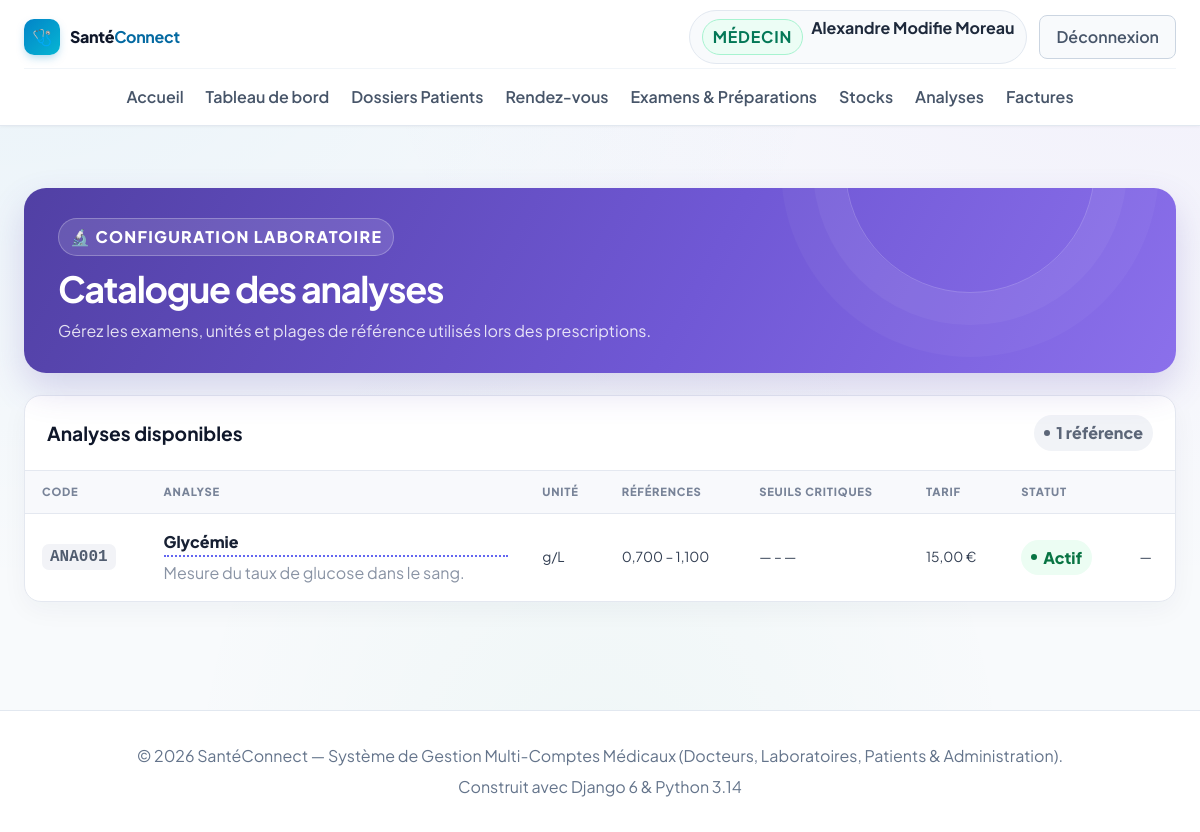
/laboratoire/catalogue/ (signed in), run on the app's committed database.
### accounts/models.py (models this page shows, shortened)
class User(AbstractUser):
    class Role(models.TextChoices):
        ADMIN = 'ADMIN', 'Administrateur'
        DOCTEUR = 'DOCTEUR', 'Médecin'
        LABORATOIRE = 'LABORATOIRE', 'Laborantin'
        PATIENT = 'PATIENT', 'Patient'
    role = models.CharField(
        max_length=20,
        choices=Role.choices,
        default=Role.PATIENT,
        verbose_name="Rôle utilisateur"
    )
    phone = models.CharField(max_length=25, blank=True, null=True, verbose_name="Téléphone")
    address = models.CharField(max_length=255, blank=True, null=True, verbose_name="Adresse")
    city = models.CharField(max_length=100, blank=True, null=True, verbose_name="Ville")
    is_verified = models.BooleanField(
        default=False,
        verbose_name="Compte certifié / validé",
        help_text="Coché par l'administrateur pour valider l'activité d'un docteur ou laboratoire."
    )
    objects = CustomUserManager()
    class Meta:
        verbose_name = "Utilisateur"
        verbose_name_plural = "Tous les Utilisateurs"
    @property
    def is_doctor(self):
        return self.role == self.Role.DOCTEUR
    @property
    def is_laboratory(self):
        return self.role == self.Role.LABORATOIRE
    @property
    def is_patient(self):
        return self.role == self.Role.PATIENT
    @property
    def is_admin_user(self):
        return self.role == self.Role.ADMIN or self.is_superuser

### laboratoire/models.py (models this page shows, shortened)
class TypeAnalyse(models.Model):
    class TypeEchantillon(models.TextChoices):
        SANG = "SANG", "Sang"
        URINE = "URINE", "Urine"
        AUTRE = "AUTRE", "Autre"
    code = models.CharField("Code", max_length=30, unique=True)
    nom = models.CharField("Nom", max_length=150)
    description = models.TextField("Description", blank=True)
    unite = models.CharField("Unité", max_length=30, blank=True)
    type_echantillon = models.CharField(
        "Type d’échantillon",
        max_length=10,
        choices=TypeEchantillon.choices,
        default=TypeEchantillon.SANG,
    )
    valeur_reference_min = models.DecimalField(
        "Valeur de référence minimale", max_digits=12, decimal_places=3,
        null=True, blank=True,
    )
    valeur_reference_max = models.DecimalField(
        "Valeur de référence maximale", max_digits=12, decimal_places=3,
        null=True, blank=True,
    )
    seuil_critique_bas = models.DecimalField(
        "Seuil critique bas", max_digits=12, decimal_places=3,
        null=True, blank=True,
    )
    seuil_critique_haut = models.DecimalField(
        "Seuil critique haut", max_digits=12, decimal_places=3,
        null=True, blank=True,
    )
    tarif = models.DecimalField(
        "Tarif", max_digits=9, decimal_places=2, null=True, blank=True,
        validators=[MinValueValidator(0)],
    )
    actif = models.BooleanField("Actif", default=True)
    class Meta:
        ordering = ["nom"]
        verbose_name = "Type d’analyse"
        verbose_name_plural = "Types d’analyses"

### laboratoire/views.py (the view)
# urls.py: path("catalogue/", views.type_list, name="type_list"),
@consultation_requise
def type_list(request):
    archives_affichees = (
        can_manage_catalog(request.user)
        and request.GET.get("archives") == "1"
    )
    return render(request, "laboratoire/type_list.html", {
        "types": TypeAnalyse.objects.filter(actif=not archives_affichees),
        "can_manage_catalog": can_manage_catalog(request.user),
        "archives_affichees": archives_affichees,
    })

### laboratoire/permissions.py (called while the page is built)
def is_lab(user):
    return user.is_authenticated and user.is_laboratory

def can_manage_catalog(user):
    return user.is_authenticated and (
        user.is_admin_user or user.is_staff or user.is_superuser
    )

def can_view_requests(user):
    return user.is_authenticated and (
        is_lab(user) or user.is_doctor or is_admin(user)
    )

def role_required(check, message):
    def decorator(view):
        @wraps(view)
        def wrapped(request, *args, **kwargs):
            if not request.user.is_authenticated:
                return redirect_to_login(request.get_full_path())
            if not check(request.user):
                messages.error(request, message)
                return redirect("dashboard")
            return view(request, *args, **kwargs)
        return wrapped
    return decorator

### laboratoire/templates/laboratoire/type_list.html (shortened to what this page needs)
{% extends "base.html" %}
{% load static %}
{% block extra_css %}
<link rel="stylesheet" href="{% static 'laboratoire/laboratoire.css' %}">{% endblock %}
{% block content %}
<div class="lab-shell">
  <header class="lab-hero">
    <div class="lab-hero__copy">
      <span class="lab-hero__eyebrow">🔬 Configuration laboratoire</span>
      <h1>Catalogue des analyses</h1>
      <p>Gérez les examens, unités et plages de référence utilisés lors des prescriptions.</p>
    </div>
  </header>
  <section class="lab-panel">
    <div class="lab-panel__head">
      <h2>{% if archives_affichees %}Analyses archivées{% else %}Analyses disponibles{% endif %}</h2>
      <span class="lab-badge lab-badge--neutral">{{ types|length }} référence{{ types|length|pluralize:"s" }}</span>
    </div>
    <div class="lab-table-wrap">
      <table class="lab-table">
        <thead>
          <tr>
            <th>Code</th>
            <th>Analyse</th>
            <th>Unité</th>
            <th>Références</th>
            <th>Seuils critiques</th>
            <th>Tarif</th>
            <th>Statut</th>
            <th></th>
          </tr>
        </thead>
        <tbody>
          {% for item in types %}
          <tr>
            <td><span class="lab-code">{{ item.code }}</span></td>
            <td class="lab-analyse-cell">
              <span class="lab-table__primary lab-analyse-trigger">{{ item.nom }}</span>
              {% if item.description %}<span class="lab-table__secondary">{{ item.description|truncatechars:60 }}</span>{% endif %}
            </td>
            <td>{{ item.unite|default:"—" }}</td>
            <td>{{ item.valeur_reference_min|default_if_none:"—" }} – {{ item.valeur_reference_max|default_if_none:"—" }}</td>
            <td>{{ item.seuil_critique_bas|default_if_none:"—" }} – {{ item.seuil_critique_haut|default_if_none:"—" }}
            </td>
            <td>{% if item.tarif is not None %}{{ item.tarif }} €{% else %}—{% endif %}</td>
            <td>{% if item.actif %}<span class="lab-badge lab-badge--done">Actif</span>{% else %}<span
                class="lab-badge lab-badge--neutral">Désactivé</span>{% endif %}</td>
            <td>
              {% if can_manage_catalog %}
              <div class="lab-catalog-actions">
                <button class="lab-btn lab-btn--soft lab-btn--small" type="button" data-open-catalog-dialog
                  data-catalog-url="{% url 'laboratoire:type_update' item.pk %}?modal=1" data-catalog-title="Modifier {{ item.nom }}">Modifier</button>
                <form method="post" action="{% url 'laboratoire:type_toggle_active' item.pk %}"{% if item.actif %} data-confirm-archive="Archiver « {{ item.nom }} » ? Elle disparaîtra de la liste active, mais sera conservée dans les archives et l’historique."{% endif %}>
                  {% csrf_token %}
                  <button class="lab-btn {% if item.actif %}lab-btn--danger{% else %}lab-btn--success{% endif %} lab-btn--small" type="submit">
                    {% if item.actif %}Archiver{% else %}Réactiver{% endif %}
                  </button>
                </form>
              </div>
              {% else %}
              —
              {% endif %}
            </td>
          </tr>
          {% endfor %}
        </tbody>
      </table>
    </div>
  </section>
</div>
{% endblock %}

### templates/base.html (shortened to what this page needs)
{% load static %}
<!doctype html>
<html lang="fr">
  <head>
    <link rel="stylesheet" href="{% static 'css/style.css' %}?v=20261027_1" />
    {% block extra_css %}{% endblock %}
  </head>
  <body>
    <nav class="navbar" id="main-navbar" aria-label="Navigation principale">
      <div class="container navbar-inner">
        <div class="navbar-brand-section">
          <a href="{% url 'home' %}" class="logo-brand" id="brand-logo-link">
            <span class="logo-icon">🩺</span>
            <span class="logo-text"
              >Santé<strong style="color: var(--primary)">Connect</strong></span
            >
          </a>
        </div>
        <div class="nav-links" id="main-nav-links">
          <a href="{% url 'home' %}" class="nav-item-link" id="nav-home"
            >Accueil</a
          >
          {% if user.is_authenticated %}
            <a href="{% url 'dashboard' %}" class="nav-item-link" id="nav-dashboard">Tableau de bord</a>
            {% if user.is_admin_user or user.is_doctor %}
              <a href="{% url 'dossiers_patients_list' %}" class="nav-item-link" id="nav-dossiers">Dossiers Patients</a>
            {% endif %}
            {% if user.is_admin_user or user.is_doctor or user.is_patient %}
              <a href="{% url 'rendezvous:rdv_list' %}" class="nav-item-link" id="nav-rendezvous">Rendez-vous</a>
            {% endif %}
            {% if user.is_admin_user or user.is_doctor %}
              <a href="{% url 'examens_list' %}" class="nav-item-link" id="nav-examens">Examens &amp; Préparations</a>
            {% endif %}
            {% if user.is_admin_user or user.is_laboratory or user.is_doctor %}
              <a href="{% url 'stock:dashboard' %}" class="nav-item-link" id="nav-stock">Stocks</a>
            {% endif %}
            {% if user.is_laboratory %}
              <a href="{% url 'laboratoire:prelevement_list' %}" class="nav-item-link" id="nav-laboratoire">Prélèvements</a>
            {% elif user.is_doctor %}
              <a href="{% url 'laboratoire:demande_list' %}" class="nav-item-link">Analyses</a>
            {% endif %}
            {% if user.is_admin_user or user.is_patient or user.is_doctor and user.is_verified %}
              <a href="{% url 'facture_list' %}" class="nav-item-link" id="nav-factures">Factures</a>
            {% endif %}
          {% endif %}
        </div>
        <div class="navbar-user-actions" id="nav-user-actions">
          {% if user.is_authenticated %}
          <div class="nav-user-badge" id="nav-user-profile">
            <span class="badge-role {{ user.role }}"
              >{{ user.get_role_display }}</span
            >
            <a
              href="{% url 'profile' %}"
              class="nav-user-name-link"
              id="nav-profile-edit"
              title="Mon profil"
              >{{ user.get_full_name|default:user.username }}</a
            >
          </div>
          <a
            href="{% url 'logout' %}"
            class="nav-logout-btn"
            id="btn-nav-logout"
            >Déconnexion</a
          >
          {% endif %}
        </div>
      </div>
    </nav>
    <main id="contenu" style="flex: 1; padding: 24px 0 60px">
      {% block content %}{% endblock %}
    </main>
    <footer class="footer">
      <div class="container">
        <p>
          © 2026 SantéConnect — Système de Gestion Multi-Comptes Médicaux
          (Docteurs, Laboratoires, Patients & Administration).
        </p>
        <p style="margin-top: 6px; font-size: 0.8rem; color: #64748b">
          Construit avec Django 6 & Python 3.14
        </p>
      </div>
    </footer>
  </body>
</html>

### laboratoire/static/laboratoire/laboratoire.css (style rules this page uses)
.lab-shell { --lab-accent: #6750c5; --lab-accent-dark: #5039ad; --lab-tint: #f1efff; --lab-ink: #172033; --lab-muted: #69758a; --lab-line: #e4e8f0; max-width: 1240px; margin: 0 auto; padding: 18px 24px 48px; }
.lab-shell *, .lab-shell *::before, .lab-shell *::after { box-sizing: border-box; }
.lab-shell h1, .lab-shell h2, .lab-shell h3, .lab-shell p { margin-top: 0; }
.lab-shell h1 { font-size: clamp(1.7rem, 3vw, 2.25rem); letter-spacing: -.035em; }
.lab-shell h2 { font-size: 1.2rem; margin-bottom: 14px; }
.lab-shell p { color: var(--lab-muted); }
.lab-hero { position: relative; overflow: hidden; display: flex; justify-content: space-between; align-items: center; gap: 24px; padding: 30px 34px; margin-bottom: 22px; color: #fff; border-radius: 22px; background: linear-gradient(118deg, #5140a4 0%, #7058d5 58%, #8b70eb 100%); box-shadow: 0 16px 36px rgba(85, 64, 173, .2); }
.lab-hero::after { content: ""; position: absolute; width: 250px; height: 250px; right: 7%; top: -145px; border: 1px solid rgba(255,255,255,.2); border-radius: 50%; box-shadow: 0 0 0 32px rgba(255,255,255,.045), 0 0 0 64px rgba(255,255,255,.035); pointer-events: none; }
.lab-hero__copy, .lab-hero__actions { position: relative; z-index: 1; }
.lab-hero__eyebrow { display: inline-flex; align-items: center; gap: 8px; padding: 5px 11px; margin-bottom: 10px; border: 1px solid rgba(255,255,255,.26); border-radius: 999px; background: rgba(255,255,255,.12); color: #fff; font-size: .76rem; font-weight: 800; letter-spacing: .08em; text-transform: uppercase; }
.lab-hero h1 { color: #fff; margin-bottom: 7px; }
.lab-hero p { max-width: 700px; margin: 0; color: rgba(255,255,255,.84); }
.lab-panel { overflow: hidden; border: 1px solid var(--lab-line); border-radius: 17px; background: #fff; box-shadow: 0 8px 26px rgba(32, 45, 69, .045); }
.lab-panel__head { display: flex; align-items: center; justify-content: space-between; gap: 14px; padding: 19px 22px; border-bottom: 1px solid var(--lab-line); }
.lab-panel__head h2 { margin: 0; }
.lab-table-wrap { overflow-x: auto; }
.lab-table { width: 100%; border-collapse: collapse; text-align: left; }
.lab-table th { padding: 12px 17px; border-bottom: 1px solid var(--lab-line); background: #f8f9fc; color: #788398; font-size: .7rem; font-weight: 800; letter-spacing: .07em; text-transform: uppercase; white-space: nowrap; }
.lab-table td { padding: 15px 17px; border-bottom: 1px solid #eef0f5; color: #344054; font-size: .86rem; vertical-align: middle; }
.lab-table tr:last-child td { border-bottom: 0; }
.lab-table__primary { display: block; color: var(--lab-ink); font-weight: 750; }
.lab-table__secondary { display: block; margin-top: 3px; color: #8993a4; font-size: .76rem; }
.lab-code { display: inline-block; padding: 4px 8px; border-radius: 7px; background: #f2f3f7; color: #515d70; font: 700 .76rem ui-monospace, monospace; }
.lab-badge { display: inline-flex; align-items: center; gap: 6px; padding: 5px 10px; border-radius: 999px; font-size: .74rem; font-weight: 750; white-space: nowrap; }
.lab-badge::before { content: ""; width: 6px; height: 6px; border-radius: 50%; background: currentColor; }
.lab-badge--done { color: #087443; background: #ecfdf3; }
.lab-badge--neutral { color: #5c6678; background: #f1f3f7; }
.lab-shell :where(*) { font-size: max(1rem, 1em); }
body:has(.lab-shell) #main-navbar :where(*) { font-size: max(1rem, 1em) !important; }
body:has(.lab-shell) #main-navbar a { min-height: 44px; }
body:has(.lab-shell) .footer :where(*) { font-size: max(1rem, 1em) !important; }
body:has(.lab-shell) .footer { font-size: 1rem !important; }
.lab-analyse-cell { position: relative; }
.lab-analyse-trigger { cursor: default; border-bottom: 2px dotted #6366f1; padding-bottom: 1px; }

### data on the page
User: role "MÉDECIN", get_full_name "Alexandre Modifie Moreau"
TypeAnalyse: code "ANA001", nom "Glycémie", description "Mesure du taux de glucose dans le sang.", unite "g/L", valeur_reference_min "0,700", valeur_reference_max "1,100", seuil_critique_bas "—", seuil_critique_haut "—", tarif "15,00", actif "Actif"

### other printed values
{{ types|length }} "1"
